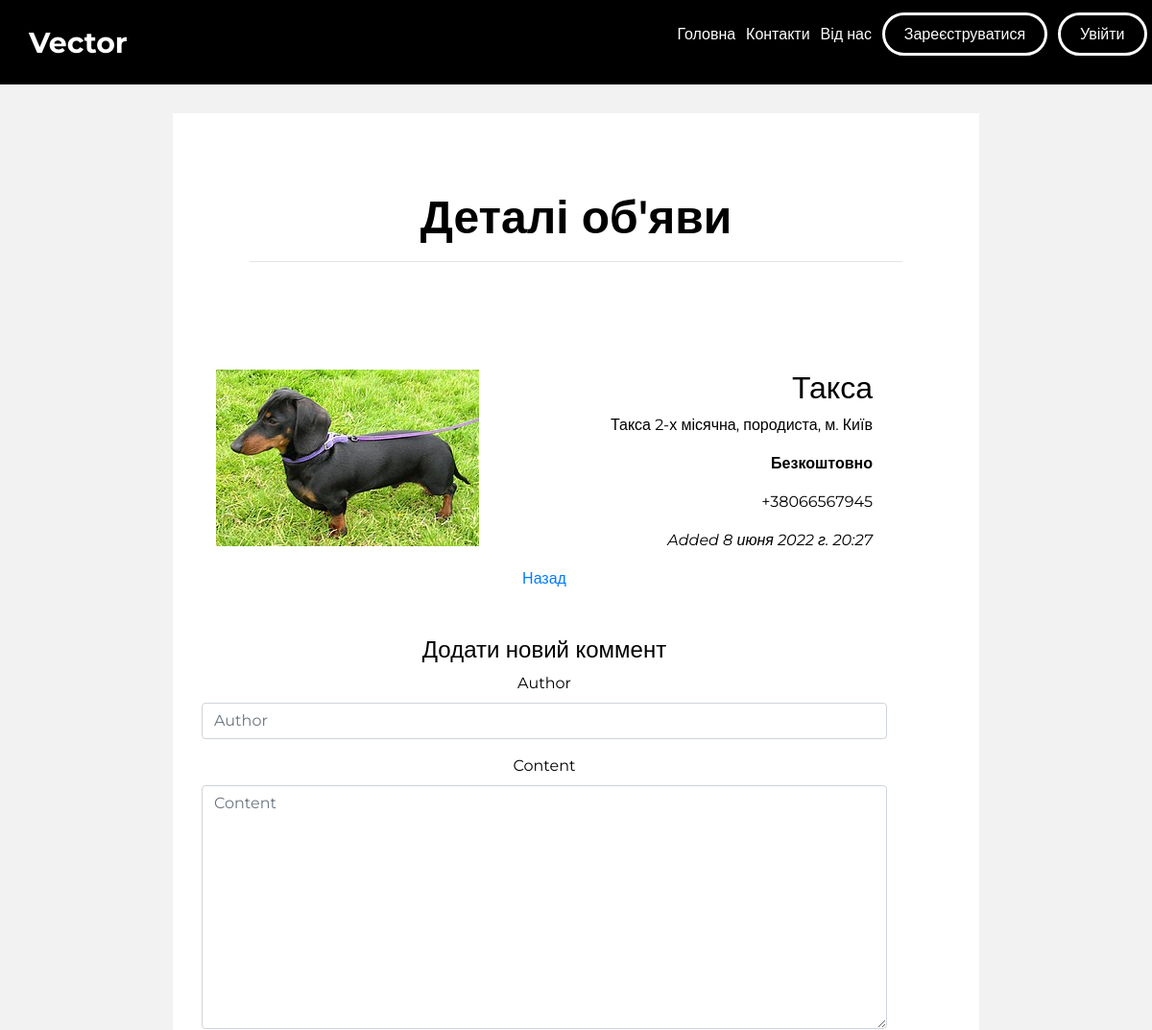
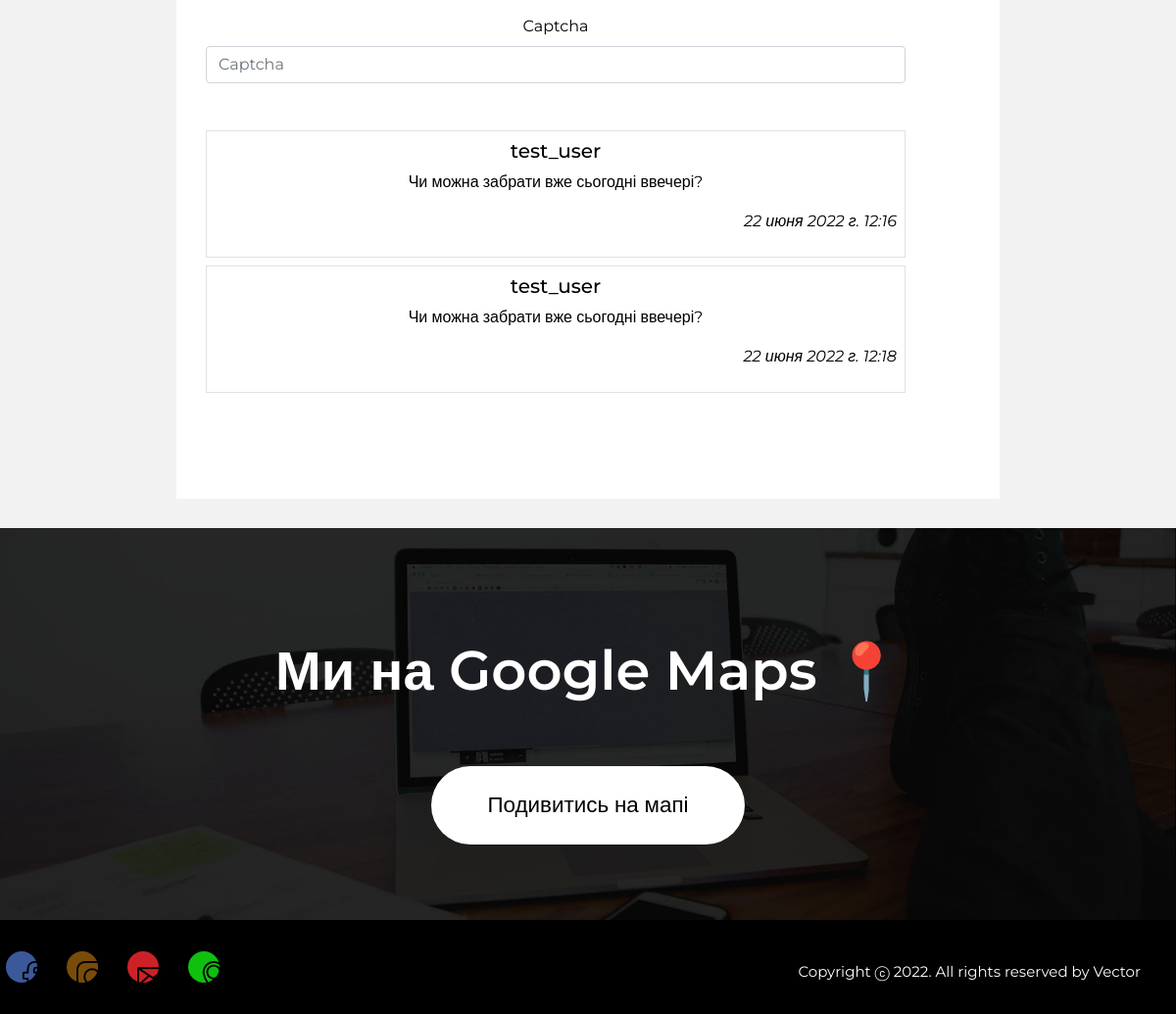
Page /3/3/ on the committed database (2 pictures, top to bottom).
### main/models.py (models this page shows, shortened)
class Ad(models.Model):
    heading = models.ForeignKey(SubHeading, on_delete=models.PROTECT,
                               verbose_name='Рубрика')
    title = models.CharField(max_length=40, verbose_name='Товар')
    content = models.TextField(verbose_name='Опис')
    price = models.FloatField(default=0, verbose_name='Ціна')
    contacts = models.TextField(verbose_name='Контакти')
    image = models.ImageField(blank=True, upload_to=get_time_marker,
                              verbose_name='Зображення')
    author = models.ForeignKey(CmnUser, on_delete=models.CASCADE,
                               verbose_name='Автор об`яви')
    is_active = models.BooleanField(default=True, db_index=True,
                                    verbose_name='Выводить в списке?')
    created_at = models.DateTimeField(auto_now_add=True, db_index=True,
                                      verbose_name='Опубликовано')
    class Meta:
        verbose_name_plural = 'Advertisments'
        verbose_name = 'Advertisment'
        ordering = ['-created_at']

class Comment(models.Model):
    ad = models.ForeignKey(Ad,on_delete=models.CASCADE,verbose_name='Ad')
    author = models.CharField(max_length=30,verbose_name='Author')
    content = models.TextField(verbose_name='Content')
    is_active = models.BooleanField(default=True,db_index=True,verbose_name='Showed in ad?')
    created_at = models.DateTimeField(auto_now_add=True,db_index=True,verbose_name='Created at')
    class Meta:
        verbose_name = 'Comment'
        verbose_name_plural='Comments'
        ordering = ['created_at']

### main/views.py (the view, shortened to what this page needs)
# urls.py: path('<int:heading_pk>/<int:pk>/',detail, name = 'detail'),
def detail(request, heading_pk, pk):
    ad = Ad.objects.get(pk=pk)
    addimg = ad.addimage_set.all()
    comments = Comment.objects.filter(ad=pk,is_active=True)
    initial = {'ad':ad.pk}
    if request.user.is_authenticated:
        initial['author'] = request.user.username
        form_class = UserCommentForm
    else:
        form_class = GuestCommentForm
    form = form_class(initial=initial)
    context = {'ad':ad,'addimg':addimg,'comments':comments, 'form':form}
    return render(request,'main/detail.html',context)

### main/forms.py
class GuestCommentForm(forms.ModelForm):
    captcha = CaptchaField(label='Input text from picture', error_messages={'invalid':'Wrong Text'})
    class Meta:
        model=Comment
        exclude=('is_active',)
        widgets={'ad':forms.HiddenInput}

### main/models.py (called while the page is built)
    def get_queryset(self):
        return super().get_queryset().filter(super_heading__isnull=False)

### main/templates/main/detail.html (shortened to what this page needs)
{% load thumbnail %}
{% load static %}
{% load bootstrap4 %}
<!DOCTYPE html>
<html lang="en">
<head>
   <link rel="stylesheet" href="https://cdn.jsdelivr.net/npm/bootstrap@4.0.0/dist/css/bootstrap.min.css"
>
   <link rel="stylesheet" href="https://maxcdn.bootstrapcdn.com/font-awesome/4.7.0/css/font-awesome.min.css">
   <link rel="stylesheet" type="text/css" href="{% static 'main/style_detail.css' %}">
</head>
<body>
   <div class="main">
      <div class="header">
         <div class="logo">
            <a href="{% url 'main:main' %}" class="logo-item">Vector</a>
         </div>
         <div class="menu visible-lg">
            <ul>
                <li><a href="{% url 'main:main' %}" class="menu-link">Головна</a></li>
               <li><a href="{% url 'main:contacts' %}" class="menu-link">Контакти</a></li>
               <li><a href="{% url 'main:about' %}" class="menu-link">Від нас</a></li>
               {% if user.is_authenticated %}
               <li><a href="{% url 'main:profile' %}" class="menu-link">Профіль</a></li>
               <li><a href="{% url 'main:profile_ad_add' %}" class="get-appl-btn">Подати об'яву</a></li>
               {% else %}
               <li><a href="{% url 'main:register' %}" class="get-appl-btn">Зареєструватися</a></li>
               <li><a href="{% url 'main:login' %}" class="get-appl-btn">Увійти</a></li>
               {% endif %}
            </ul>
         </div>
      </div>
      <div class="table">
         <div class="table-header">
            <h2>Деталі об'яви</h2>
            <hr>
         </div>
         <div class="detail">
            <div class="container-fluid inf mt-3">
               <div class="row">
                  {% if ad.image %}
                  <div class="col-md-auto"><img src="{{ ad.image.url }}" alt="" class="main-image"></div>
                  {% endif %}
                  <div class="col">
                     <h2>{{ ad.title }}</h2>
                     <p>{{ ad.content }}</p>
                     {%if ad.price == 0 %}
                        <p class="text-right font-weight-bold">Безкоштовно</p>
                     {% else %}
                        <p class="text-right font-weight-bold">{{ ad.price }} грн.</p>
                     {% endif %}
                     <p>{{ ad.contacts }}</p>
                     <p class="text-right font-italic">Added {{ ad.created_at }}</p>
                  </div>
               </div>
            </div>
            <p><a href="{% url 'main:by_heading' pk=ad.heading.pk %}{{ all }}">Назад</a></p>
            <h4 class="mt-5">Додати новий коммент</h4>
            <form method="post">
               {% bootstrap_form form layout='horizontal' %}
            </form>
            {% if comments %}
            <div class='mt-5'>
               {% for comment in comments %}
               <div class="my-2 p-2 border">
                  <h5>{{ comment.author }}</h5>
                  <p>{{ comment.content }}</p>
                  <p class="text-right font-italic">{{ comment.created_at }}</p>
               </div>
               {% endfor %}
            </div>
            {% endif %}
         </div>
      </div>
   </div>
   <div class="contact">
      <h4>
         Ми на Google Maps 📍
      </h4>
      <a class="mpbtn" href="https://goo.gl/maps/KEZ9j1eXAizJKRjv6"><button class="maps-btn">Подивитись на
            мапі</button></a>
   </div>
   <div class="footer-wrap">
      <div class="footer">
         <div class="footer-menu">
            <ul>
              <li class="footer-menu-link i1">
                     <a href="https://www.facebook.com/oleg.melnykov.7" class="l1"><img src="{% static 'main/fc_icon.png' %}"
                           alt="ico"></a>
                  </li>
                  <li class="footer-menu-link i2">
                     <a href="https://www.instagram.com/document_ks/" class="l2"><img src="{% static 'main/inst_ico.png' %}"
                           alt="ico"></a>
                  </li>
                  <li class="footer-menu-link i3">
                     <a href="" class="l3"><img src="{% static 'main/email_ico.png' %}" alt="ico"></a>
                  </li>
                  <li class="footer-menu-link i4">
                     <a href="https://goo.gl/maps/KEZ9j1eXAizJKRjv6" class="l4"><img src="{% static 'main/maps_ico.png' %}"
                           alt="ico"></a>
                  </li>
            </ul>
         </div>
         <div class="copyright">
            <a href="/" class="footer-item">Copyright ⓒ 2022. All rights reserved by Vector</a>
         </div>
      </div>
   </div>
</body>
</html>

### main/static/main/style_detail.css (style rules this page uses)
body { font-family: 'Montserrat', sans-serif; margin: 0; }
.main { color: white; display: flex; flex-direction: column; justify-content: space-between; align-items: center; height: 100%; min-height: 600px; background-color: #f3f2f2; position: relative; }
.logo a { padding-left: 30px; font-size: 30px; font-weight: bold; text-decoration: none; color: white; }
.menu { width: 45%; }
.menu ul { list-style-type: none; display: flex; justify-content: space-around; }
.header { min-height: 11vh; width: 100%; align-items: center; display: flex; justify-content: space-between; position: relative; background: rgb(0, 0, 0); }
.menu-link { color: white; text-decoration: none; }
.get-appl-btn { color: white; text-decoration: none; border: 3px solid white; padding: 10px 20px; border-radius: 80px; }
.table { background-color: #fff; padding-bottom: 100px; margin: 30px; width: 70%; color: black; }
.table-header { text-align: center; padding: 5rem; }
.table-header h2 { color: black; font-size: 3rem; font-weight: 600; margin: 0; }
.contact { background: url(backfoot.jpg) no-repeat top; background-size: cover; padding-top: 7rem; padding-bottom: 7rem; height: 25rem; color: white; position: relative; text-align: center; width: 100%; }
.contact h4 { font-weight: 600; font-size: 3.5rem; margin: 0; }
.maps-btn { border: none; background-color: #fff; color: black; width: 20rem; height: 5rem; font-size: 1.4rem; font-weight: 400; margin-top: 4rem; border-radius: 120px; transition: 0.1s; }
.footer-wrap { display: flex; justify-content: center; width: 100%; background-color: black; }
.footer { height: 12vh; align-items: center; width: 99%; display: flex; justify-content: space-between; }
.footer-menu { width: 40%; }
.footer-menu ul { display: flex; justify-content: left; align-items: center; list-style: none; height: 40px; padding: 0; margin: 0; }
.footer-menu-link { text-decoration: none; align-items: center; background-color: white; width: 32px; height: 32px; border-radius: 50%; margin-right: 30px; }
.i1 { background: #3b5998; padding: 10px 10px; }
.i2 { background: #794c0a; padding: 10px 10px; }
.i3 { background: #cc2127; padding: 10px 10px; }
.i4 { background: #0fc00f; padding: 10px 10px; }
.footer-item { color: white; padding-right: 30px; font-size: 15px; }
.copyright { padding-left: 30px; font-size: 30px; cursor: pointer; }
.mpbtn { text-decoration: none; color: inherit; }
.detail { align-items: center; text-align: center; width: 85%; margin-left: 30px; }
.inf { text-align: right; }

### rows in the picture
Ad: image (picture), title "Такса", content "Такса 2-х місячна, породиста, м. Київ", contacts "+38066567945", created_at "8 июня 2022 г. 20:27"
Comment: author "test_user", content "Чи можна забрати вже сьогодні ввечері?", created_at "22 июня 2022 г. 12:16"
Comment: author "test_user", content "Чи можна забрати вже сьогодні ввечері?", created_at "22 июня 2022 г. 12:18"
